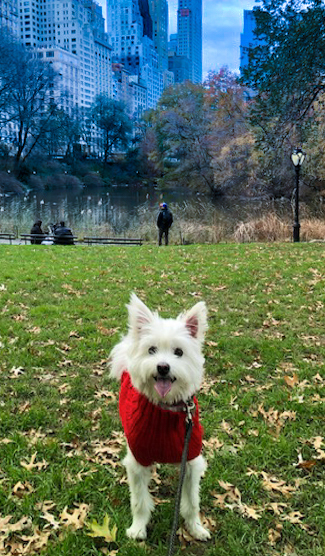
#> input picture code/ImageExamples/Gigi_in_Central_Park.jpg, 325 x 556 px
$ python jpg_rgbfits.py Gigi_in_Central_Park.jpg   (older library calls are emulated)
#> lines starting #> are read from the running program, lines starting #| are printed output that depends on the picture
#
"""
    Code to split a jpg image into R,G,B channels and write them as fits files

    After  https://www.codementor.io/@innat_2k14/image-data-analysis-using-numpy-opencv-part-1-kfadbafx6
    Written to support AstroScholars 2020
    started: Anand Sivaramakrishnan Dec 2019

"""
import os, sys
import imageio
import numpy as np
from astropy.io import fits
import scipy.misc
import matplotlib.pyplot as plt


def fitsorder(jarr):
    """
    Take jpg order jarr of shape (h,w,3) and return farr, fits-ordered array (3,w,h)
    Assumes type uint8 arrays
    """
    farr = np.zeros((jarr.shape[2], jarr.shape[1], jarr.shape[0]), np.uint8)
    for cc in range(jarr.shape[2]):  # for each color in r, g, b...
        for ww in range(jarr.shape[1]):
            for hh in range(jarr.shape[0]):
                farr[cc,ww,hh] = jarr[hh,ww,cc]
    farr = np.rot90(farr, 1, axes=(1,2))
    return farr


def jpg2fits(jpgfn=None, jpgfig_inches = (4.0,5.0), show=True):

#> called with jpgfn = 'Gigi_in_Central_Park.jpg', jpgfig_inches = (4, 5), show = True
    pic = imageio.imread(jpgfn)  # shape (npixh, npixw, 3)
#> pic is the input picture: shape (556, 325, 3); mean R, G, B 87.1, 110.1, 93.5

    # create numpy array of numbers for R G B values
    img_array = np.asarray(pic)
    print("Image converted to", type(img_array),
          "of", type(img_array[0,0,0]),
          "and shape", img_array.shape)
#| Image converted to <class 'numpy.ndarray'> of <class 'numpy.uint8'> and shape (556, 325, 3)

    fig = plt.figure(num=1, figsize = jpgfig_inches)
    fig.tight_layout()

    print('\tImage type: ' , type(pic))
#| 	Image type:  <class 'numpy.ndarray'>
    print('\tImage shape: {}'.format(pic.shape))
#| 	Image shape: (556, 325, 3)
    print('\tImage height {}'.format(pic.shape[0]))
#| 	Image height 556
    print('\tImage width {}'.format(pic.shape[1]))
#| 	Image width 325
    print('\tImage dimension {}'.format(pic.ndim))
#| 	Image dimension 3
    print('\tImage size {} pixels'.format(pic.size))
#| 	Image size 542100 pixels
    print('\tMaximum RGB values in this image {}, R {} G {} B {}'.format(pic.max(),
           pic[:,:,0].max(), pic[:,:,1].max(), pic[:,:,2].max()))
#| 	Maximum RGB values in this image 255, R 255 G 255 B 255
    print('\tMinimum RGB values in this image {}, R {} G {} B {}'.format(pic.min(),
           pic[:,:,0].min(), pic[:,:,1].min(), pic[:,:,2].min()))
#| 	Minimum RGB values in this image 0, R 0 G 0 B 0

    if show:
        print("\nTo continue, close the image window")
        plt.imshow(pic)
        plt.savefig(jpgfn.replace('.jpg','_input.pdf'))

    # Now split channels to visualize with colors:
    fig, ax = plt.subplots(nrows = 2, ncols=3, figsize=(jpgfig_inches[0]*2+1,jpgfig_inches[1]*2+1))
    fig.tight_layout()

    titles = ("R", "G", "B",
              "Red numerical value",
              "Green numerical value",
              "Blue numerical value")
    # write each channel into empty image separately and show in color
    for c in range(3):
        plt.subplot(2, 3, c+1)
        # create zero matrix of 8-bit unsigned integers
        split_img = np.zeros(pic.shape, dtype="uint8")
        # fill in only one channel... R G or B
        split_img[ :, :, c] = pic[ :, :, c]
        if show: plt.imshow(split_img)
        plt.title(titles[c])
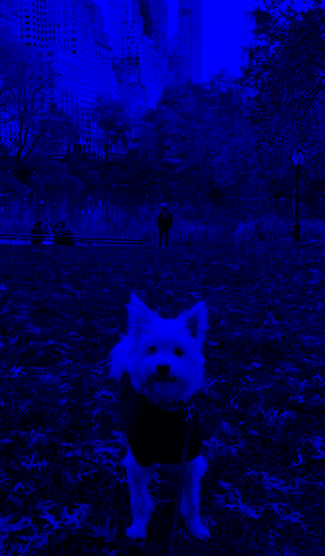
#> split_img: shape (556, 325, 3); mean R, G, B 0, 0, 93.5

    # display each channel and show in greyscale
    for c, ax_ in zip(range(3), ax[1,:]):
        if show:
            plt.subplot(2, 3, c+1+3)
            plt.imshow(img_array[:,:,c], cmap=plt.cm.get_cmap('gray'))
            plt.title(titles[c+3], fontsize=10)
        img_array_fits = fitsorder(img_array)

    if show: plt.savefig(jpgfn.replace('jpg','pdf'))
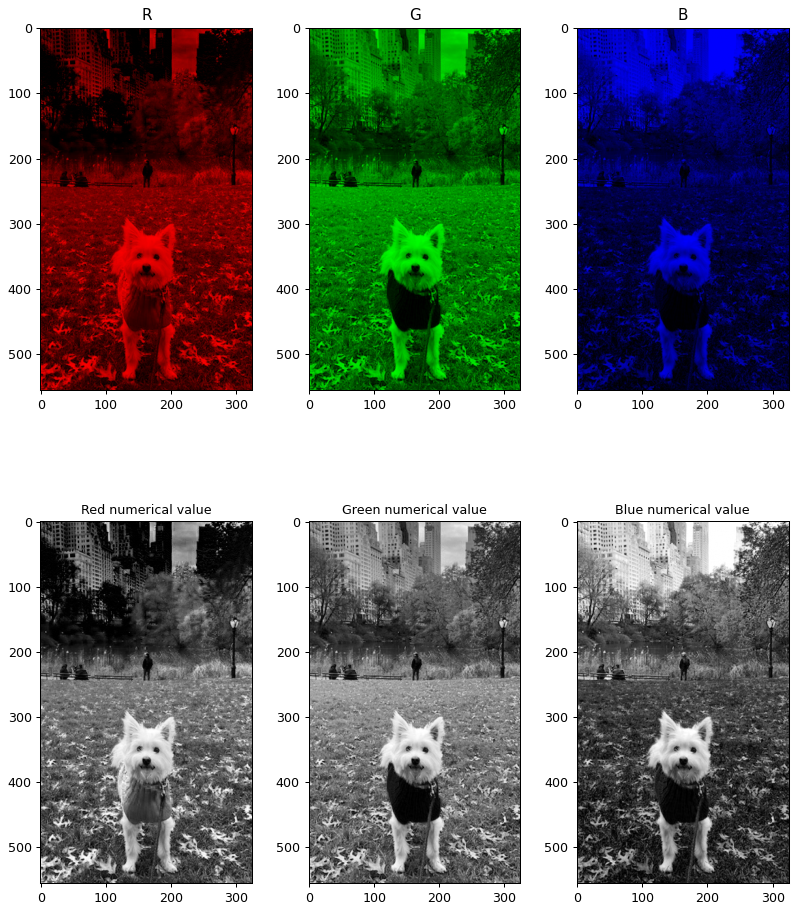
#> figure drawn by matplotlib, 6 panels
    # change the array's axes sequence to suit fits writing using T (transpose)
    rgb = "RGB"
    for c in range(3):
        # lower the case of '.jpg'
        jpgfn = jpgfn.replace('.JPG','jpg')
        fits.PrimaryHDU(data=img_array_fits[c,:,:]).writeto(
                                                 jpgfn.replace('.jpg',rgb[c]+'.fits'),
                                                 overwrite=True)
    print("Image array is now", type(img_array.T),
          "of", type(img_array[0,0,0]),
          "and shape", img_array.T.shape)
#| Image array is now <class 'numpy.ndarray'> of <class 'numpy.uint8'> and shape (3, 325, 556)
    print("\tFigure is saved in", jpgfn.replace('jpg','pdf'))
#| 	Figure is saved in Gigi_in_Central_Park.pdf

    print("\tRGB data written as three separate fits files",
          jpgfn.replace('.jpg','[RGB].fits'))
#| 	RGB data written as three separate fits files Gigi_in_Central_Park[RGB].fits
    print("\tOpen the fits files with DS9 to view them and explore their contents.")
    if show: print("\nTo exit, close the image window")
    if show: plt.show()


# To rebin images... https://pillow.readthedocs.io/en/3.1.x/reference/Image.html#the-image-class
from PIL import Image
def imresize(jpgfn, binby=8, nowrite=False):
    pic = imageio.imread(jpgfn)  # shape (npixh, npixw, 3)
    smalpic = Image.open(jpgfn)
    smalpic = smalpic.resize((pic.shape[1]//4, pic.shape[0]//4), resample=Image.BILINEAR) # swap 0 and 1!!!
    jpgfn = jpgfn.replace('.JPG','.jpg')
    if nowrite == False:
        smalpic.save(jpgfn.replace(".jpg","_bin{:d}x{:d}.jpg".format(binby,binby)))
    else:
        print(jpgfn.replace(".jpg","_bin{:d}x{:d}.jpg".format(binby,binby)), "would be written")


if __name__ == "__main__":
    if len(sys.argv) < 2: sys.exit("\n\tI need a jpg file.  Give me a jpg file as an argument. E.g.:\n\t(astroconda) bash$ python jpg_rgbfits.py Gigi_in_Central_Park.jpg\n")
    else:
        #imresize(jpgfn=sys.argv[1], binby=8)
        jpg2fits(jpgfn=sys.argv[1])
    #jpg2fits(jpgfn="Gigi_in_Central_Park.jpg", jpgfig_inches = (4.0,5.0))
    #" http://twanight.org/newTWAN/photographers_about.asp?photographer=Taha%20Ghouchkanlu"
    #jpg2fits(jpgfn="TahaGhouchkanluTLE2018_1024lab.jpg", jpgfig_inches = (5.0,3.0))
